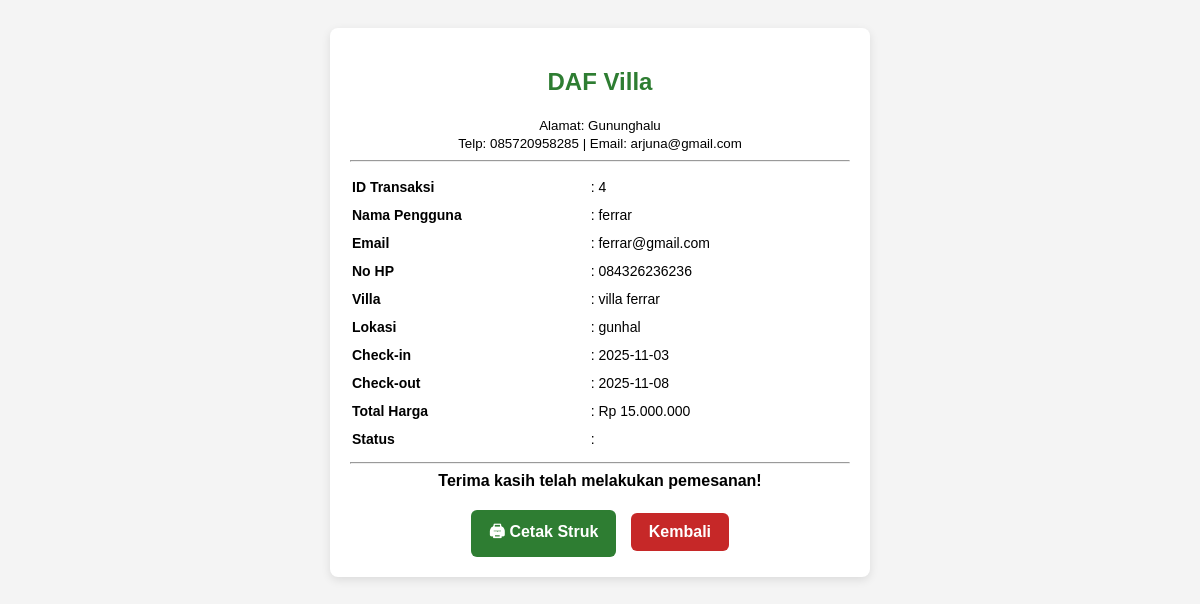
The page /admin/detail_transaksi_admin.php?id=4 (signed in) on the database its author committed.
### tables this page shows
CREATE TABLE `transaksi` (
  `id_transaksi` int(11) NOT NULL,
  `id_pengguna` int(11) NOT NULL,
  `id_villa` int(11) NOT NULL,
  `tanggal_checkin` date NOT NULL,
  `tanggal_checkout` date NOT NULL,
  `total_harga` decimal(12,2) NOT NULL,
  `status` enum('pending','dibayar','selesai','batal') DEFAULT 'pending',
  `created_at` timestamp NOT NULL DEFAULT current_timestamp(),
  `bukti_pembayaran` varchar(255) DEFAULT NULL
);

CREATE TABLE `pengguna` (
  `id_pengguna` int(11) NOT NULL,
  `nama_pengguna` varchar(100) NOT NULL,
  `email` varchar(100) NOT NULL,
  `password` varchar(255) NOT NULL,
  `no_telp` varchar(20) DEFAULT NULL,
  `alamat` varchar(255) DEFAULT NULL,
  `created_at` timestamp NOT NULL DEFAULT current_timestamp()
);

CREATE TABLE `detail_villa` (
  `id_villa` int(11) NOT NULL,
  `nama_villa` varchar(100) NOT NULL,
  `lokasi` varchar(255) NOT NULL,
  `deskripsi` text DEFAULT NULL,
  `fasilitas` text DEFAULT NULL,
  `harga_permalam` decimal(10,2) NOT NULL,
  `gambar` varchar(255) DEFAULT NULL,
  `status` enum('tersedia','dibooking') DEFAULT 'tersedia'
);

### admin/detail_transaksi_admin.php (the view, shortened to what this page needs)
<?php
include '../config/koneksi.php';
$id = $_GET['id'];
$query = mysqli_query($conn, "
    SELECT t.*, p.nama_pengguna, p.email, p.no_telp,
           h.nama_villa, h.lokasi
    FROM transaksi t
    JOIN pengguna p ON t.id_pengguna = p.id_pengguna
    JOIN detail_villa h ON t.id_villa = h.id_villa
    WHERE t.id_transaksi='$id'
");
$data = mysqli_fetch_assoc($query);
?>
<!DOCTYPE html>
<html lang="id">
<head>
</head>
<body>
    <div class="struk">
        <h2>DAF Villa</h2>
        <center><small>Alamat: Gununghalu<br>
                Telp: 085720958285 | Email: arjuna@gmail.com</small></center>
        <hr>
        <table>
            <tr>
                <td><strong>ID Transaksi</strong></td>
                <td>: <?= $data['id_transaksi'] ?></td>
            </tr>
            <tr>
                <td><strong>Nama Pengguna</strong></td>
                <td>: <?= $data['nama_pengguna'] ?></td>
            </tr>
            <tr>
                <td><strong>Email</strong></td>
                <td>: <?= $data['email'] ?></td>
            </tr>
            <tr>
                <td><strong>No HP</strong></td>
                <td>: <?= $data['no_telp'] ?: '-' ?></td>
            </tr>
            <tr>
                <td><strong>Villa</strong></td>
                <td>: <?= $data['nama_villa'] ?></td>
            </tr>
            <tr>
                <td><strong>Lokasi</strong></td>
                <td>: <?= $data['lokasi'] ?></td>
            </tr>
            <tr>
                <td><strong>Check-in</strong></td>
                <td>: <?= $data['tanggal_checkin'] ?></td>
            </tr>
            <tr>
                <td><strong>Check-out</strong></td>
                <td>: <?= $data['tanggal_checkout'] ?></td>
            </tr>
            <tr>
                <td><strong>Total Harga</strong></td>
                <td>: Rp <?= number_format($data['total_harga'],0,',','.') ?></td>
            </tr>
            <tr>
                <td><strong>Status</strong></td>
                <td>: <?= ucfirst($data['status']) ?></td>
            </tr>
        </table>
        <hr>
        <center><strong>Terima kasih telah melakukan pemesanan!</strong></center>
        <center>
            <a href="#" onclick="window.print()" class="print-btn">🖨 Cetak Struk</a>
            <a href="kelola_transaksi.php" class="back-btn">Kembali</a>
        </center>
    </div>
</body>
</html>

### admin/detail_transaksi_admin.php (style rules this page uses)
body { font-family: Arial, sans-serif; background: #f4f4f4; padding: 20px; }
.struk { width: 500px; margin: auto; background: white; border-radius: 8px; padding: 20px; box-shadow: 0 3px 10px rgba(0, 0, 0, 0.1); }
h2, h3 { text-align: center; color: #2e7d32; }
table { width: 100%; margin-top: 10px; }
td { padding: 5px 0; font-size: 14px; }
.print-btn, .back-btn { display: inline-block; margin-top: 20px; padding: 10px 18px; font-weight: bold; border-radius: 6px; text-decoration: none; }
.print-btn { background: #2e7d32; color: white; }
.back-btn { background: #c62828; color: white; margin-left: 10px; }

### rows shown on the page
transaksi: id_transaksi "4", id_pengguna.nama_pengguna "ferrar", id_pengguna.email "ferrar@gmail.com", id_pengguna.no_telp "084326236236", id_villa.nama_villa "villa ferrar", id_villa.lokasi "gunhal", tanggal_checkin "2025-11-03", tanggal_checkout "2025-11-08", total_harga "15.000.000"
